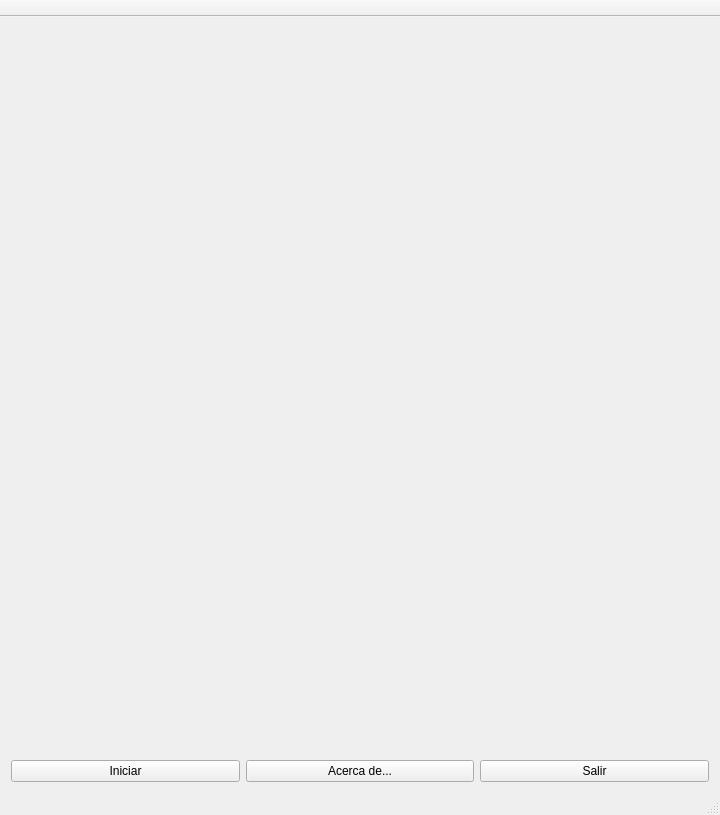
<?xml version="1.0" encoding="UTF-8"?>
<ui version="4.0">
 <class>MainWindow</class>
 <widget class="QMainWindow" name="MainWindow">
  <property name="geometry">
   <rect>
    <x>0</x>
    <y>0</y>
    <width>720</width>
    <height>815</height>
   </rect>
  </property>
  <property name="sizePolicy">
   <sizepolicy hsizetype="Fixed" vsizetype="Fixed">
    <horstretch>0</horstretch>
    <verstretch>0</verstretch>
   </sizepolicy>
  </property>
  <property name="minimumSize">
   <size>
    <width>720</width>
    <height>815</height>
   </size>
  </property>
  <property name="maximumSize">
   <size>
    <width>720</width>
    <height>815</height>
   </size>
  </property>
  <property name="windowTitle">
   <string>Memory+</string>
  </property>
  <property name="windowIcon">
   <iconset resource="rsrc.qrc">
    <normaloff>:/imgs/colorful-brain+.png</normaloff>:/imgs/colorful-brain+.png</iconset>
  </property>
  <widget class="QWidget" name="centralWidget">
   <layout class="QHBoxLayout" name="horizontalLayout_2">
    <item>
     <layout class="QVBoxLayout" name="verticalLayout_5">
      <item>
       <widget class="QLabel" name="label">
        <property name="text">
         <string/>
        </property>
        <property name="pixmap">
         <pixmap resource="rsrc.qrc">:/imgs/colorful-brain-memory+.png</pixmap>
        </property>
        <property name="scaledContents">
         <bool>true</bool>
        </property>
        <property name="alignment">
         <set>Qt::AlignCenter</set>
        </property>
       </widget>
      </item>
      <item>
       <layout class="QGridLayout" name="gridLayout">
        <item row="0" column="1">
         <widget class="QPushButton" name="button_about">
          <property name="text">
           <string>Acerca de...</string>
          </property>
         </widget>
        </item>
        <item row="0" column="0">
         <widget class="QPushButton" name="button_start">
          <property name="text">
           <string>Iniciar</string>
          </property>
         </widget>
        </item>
        <item row="0" column="2">
         <widget class="QPushButton" name="button_exit">
          <property name="text">
           <string>Salir</string>
          </property>
         </widget>
        </item>
       </layout>
      </item>
     </layout>
    </item>
   </layout>
  </widget>
  <widget class="QMenuBar" name="menuBar">
   <property name="geometry">
    <rect>
     <x>0</x>
     <y>0</y>
     <width>720</width>
     <height>25</height>
    </rect>
   </property>
  </widget>
  <widget class="QToolBar" name="mainToolBar">
   <property name="movable">
    <bool>false</bool>
   </property>
   <property name="floatable">
    <bool>false</bool>
   </property>
   <attribute name="toolBarArea">
    <enum>TopToolBarArea</enum>
   </attribute>
   <attribute name="toolBarBreak">
    <bool>false</bool>
   </attribute>
  </widget>
  <widget class="QStatusBar" name="statusBar"/>
 </widget>
 <layoutdefault spacing="6" margin="11"/>
 <resources>
  <include location="rsrc.qrc"/>
 </resources>
 <connections>
  <connection>
   <sender>button_exit</sender>
   <signal>clicked()</signal>
   <receiver>MainWindow</receiver>
   <slot>close()</slot>
   <hints>
    <hint type="sourcelabel">
     <x>708</x>
     <y>781</y>
    </hint>
    <hint type="destinationlabel">
     <x>509</x>
     <y>633</y>
    </hint>
   </hints>
  </connection>
 </connections>
</ui>
